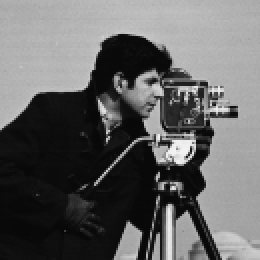
#> input picture L11/partman.tif, 130 x 130 px (shown 2 times larger)
$ jupyter execute --allow-errors code.ipynb
#> lines starting #> are read from the running program, lines starting #| are printed output that depends on the picture
[cell 1]
from pathlib import Path
import numpy as np
import matplotlib.pyplot as plt
from scipy.signal import convolve2d
from scipy.io import loadmat

Exercise 1

See paper notebook

# Exercise 2

[cell 2]
# From 12tv_demo.py
def gaussian_kernel(size, sigma):
    assert size % 2 == 1, "Kernel size must be odd."
    ax = np.arange(-size // 2 + 1., size // 2 + 1.)
    xx, yy = np.meshgrid(ax, ax, indexing='xy')
    ker = np.exp(-(xx**2 + yy**2) / (2 * sigma**2))
    ker /= ker.sum()
    return ker

[cell 3]
size = 9
sigma = 3.0
psf = gaussian_kernel(size=size, sigma=sigma)

plt.figure()
plt.imshow(psf)


n = 128

# Pad PSF to obtain P
P = np.zeros((n, n), dtype=np.float64)
P[:size, :size] = psf
plt.figure()
plt.spy(P)

# Compute eigenvalues
center = np.ceil(size / 2)
shift = 1 - center
#> (the rest of this cell did not finish here and is left out)

Increasing sigma, i.e. flatter PSF gives rise to a flatter spectrum of singular values

Decreasing sigma, i.e. a sharper PSF gives an almost linearly decreasing curve for the singular values

# Exercise 3

[cell 4]
def gaussian_kernel(size, sigma):
    assert size % 2 == 1, "Kernel size must be odd."
    ax = np.arange(-size // 2 + 1., size // 2 + 1.)
    xx, yy = np.meshgrid(ax, ax, indexing='xy')
    ker = np.exp(-(xx**2 + yy**2) / (2 * sigma**2))
    ker /= ker.sum()
    return ker


def fun_grad(u):
    """
    The gradient of u in forward difference scheme with symmetric boundary condition
    """
    m1, m2 = u.shape
    gradx = np.concatenate([np.diff(u, axis=1), np.zeros((m1, 1), dtype=u.dtype)], axis=1)
    grady = np.concatenate([np.diff(u, axis=0), np.zeros((1, m2), dtype=u.dtype)], axis=0)
    return gradx, grady


def fun_div(v1, v2):
    """
    The divergence operation that is the adjoint of the above gradient operation.
    """
    # Horizontal component
    div_v1 = np.hstack([
        v1[:, [0]],
        v1[:, 1:-1] - v1[:, :-2],
        -v1[:, [-2]]
    ])
    # Vertical component
    div_v2 = np.vstack([
        v2[[0], :],
        v2[1:-1, :] - v2[:-2, :],
        -v2[[-2], :]
    ])
    return div_v1 + div_v2


def tv_deconv_primal_dual(f, psf, lam, maxits=500, L2=8.0):
    """
    Primal-dual (PDHG / Chambolle-Pock) TV-regularized deconvolution.

    Parameters
    ----------
    f : (M, N) ndarray
        Observed blurry/noisy image.
    psf : (kh, kw) ndarray
        Point spread function (assumed odd-sized for symmetry).
    lam : float
        Regularization weight (lambda).
    maxits : int
        Number of iterations.
    L2 : float
        Lipschitz parameter used to set sigma, tau = 1/sqrt(L2).

    Returns
    -------
    u : (M, N) ndarray
        Recovered image after `maxits` iterations.
    """


    if np.ndim(psf) >= 2:
        psf_ad = np.rot90(psf, 2) # adjoint psf
    else:
        psf_ad = psf

    M, N = f.shape
    u = np.zeros((M, N), dtype=np.float64)
    u_ = u.copy()
    v = np.zeros((M, N), dtype=np.float64)
    px = np.zeros((M, N), dtype=np.float64)
    py = np.zeros((M, N), dtype=np.float64)

    # Step sizes
    sigma = 1.0 / np.sqrt(L2)

    for k in range(maxits):
        # --- ascend step for v ---
        Au_ = convolve2d(u_, psf, mode='same', boundary='symm')
        v = v + sigma * (Au_ - f)

        # Prox for the quadratic term (I + sigma*lam)^{-1}
        v = v / (1.0 + sigma * lam)


        # --- ascend step for p = (px, py) ---
        ux, uy = fun_grad(u_)
        px = px + sigma * ux
        py = py + sigma * uy

        # Prox onto the l2 unit ball (isotropic TV dual constraint)
        pabsm = np.maximum(1.0, np.sqrt(px**2 + py**2))
        px /= pabsm
        py /= pabsm

        # --- descend step for u ---
        uold = u.copy()
        adjoint = convolve2d(v, psf_ad, mode='same', boundary='symm')
        div_p = fun_div(px, py)
        u = u - sigma * (adjoint - div_p)

        # --- leading point (over-relaxation) ---
        u_ = 2.0 * u - uold

    return u


# Load the images.
here = Path().resolve()
u_org = plt.imread(here / "partman.tif")
#> u_org is the input picture: shape (130, 130); min 7, max 244, mean 100.1
u_org = u_org/255
rows, cols = u_org.shape
#> rows = 130; cols = 130


# generate a gaussian blurring psf
psf_size = 9
sigma = 1.0
psf = gaussian_kernel(psf_size, sigma)


# perform blurring
u0 = convolve2d(u_org, psf, mode='same', boundary='symm')
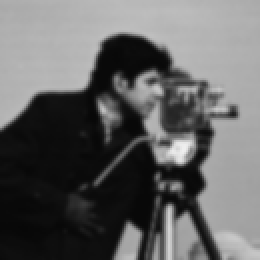
#> u0: shape (130, 130) float64 (shown 2 times larger); min 0.03, max 0.939, mean 0.392

# add gaussian noise
noi_lev = 0.05
u_noise = u0 + noi_lev * np.random.randn(*u0.shape)
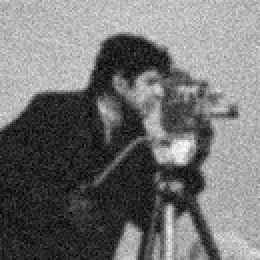
#> u_noise: shape (130, 130) float64 (shown 2 times larger); min -0.104, max 1, mean 0.392; drawn with min black and max white


# deblur by solving L2-TV model
lambda_tv = 0.01
u_tv = tv_deconv_primal_dual(u_noise, psf, lambda_tv)
#> the loop in tv_deconv_primal_dual, `for k in range(maxits):` made 500 passes
#> pass 1, in tv_deconv_primal_dual, `v = v + sigma * (Au_ - f)`:
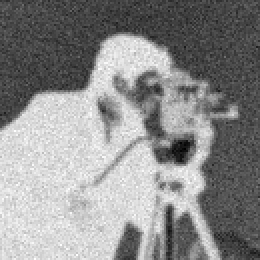
#> v: shape (130, 130) float64 (shown 2 times larger); min -0.354, max 0.0367, mean -0.139; drawn with min black and max white
#> pass 1, in tv_deconv_primal_dual, `adjoint = convolve2d(v, psf_ad, mode='same', boundary='symm')`:
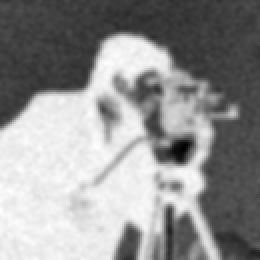
#> adjoint: shape (130, 130) float64 (shown 2 times larger); min -0.327, max 0.00226, mean -0.138; drawn with min black and max white
#> pass 1, in tv_deconv_primal_dual, `u = u - sigma * (adjoint - div_p)`:
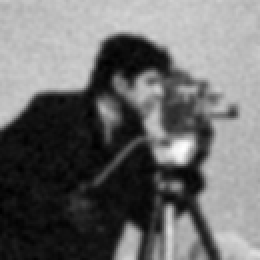
#> u: shape (130, 130) float64 (shown 2 times larger); min -0.000798, max 0.116, mean 0.0488; drawn with min black and max white
#> after the loop in tv_deconv_primal_dual, `for k in range(maxits):`:
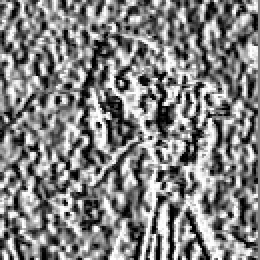
#> px: shape (130, 130) float64 (shown 2 times larger); min -1, max 1, mean 0.0195; drawn with min black and max white
#> after the loop in tv_deconv_primal_dual, `for k in range(maxits):`:
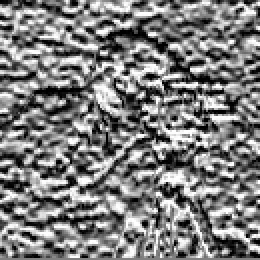
#> py: shape (130, 130) float64 (shown 2 times larger); min -1, max 1, mean -0.0195; drawn with min black and max white
#> after the loop in tv_deconv_primal_dual, `for k in range(maxits):`:
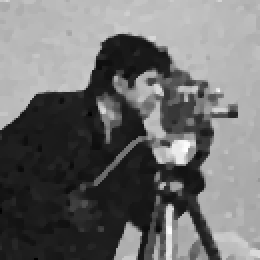
#> u: shape (130, 130) float64 (shown 2 times larger); min -0.0619, max 0.98, mean 0.392; drawn with min black and max white
#> after the loop in tv_deconv_primal_dual, `for k in range(maxits):`:
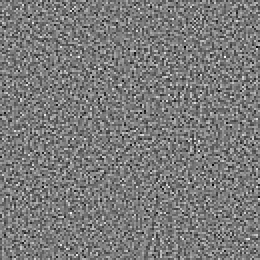
#> v: shape (130, 130) float64 (shown 2 times larger); min -14.46, max 15.57, mean 5.32e-16; drawn with min black and max white


# show the results
plt.figure(figsize=(10, 3))
plt.subplot(1, 3, 1)
plt.imshow(u_org, cmap='gray')
plt.title("True image")
plt.axis('off')

plt.subplot(1, 3, 2)
plt.imshow(u_noise, cmap='gray')
plt.title("Degraded image")
plt.axis('off')

plt.subplot(1, 3, 3)
plt.imshow(u_tv, cmap='gray')
plt.title("Recovered (TV)")
plt.axis('off')

plt.tight_layout()
plt.show()

Increasing $λ$ coarsens the staircasing levels as we would expect.

Lowering it increases the number of staircasing levels, making the image capture more details of the original, but at the cost of increased noise.

For noise level 0.05, I reckon lambda 0.01 is a decent choice

# Exercise 4

[cell 5]
def fun_aniso_div(v1, v2, theta, a):
    """
    Compute the directional divergence of (v1, v2):

    Parameters:
        v1, v2: two components of the vector-valued variables
        theta: angle information
        a: scale parameter
    Returns:
        the directional divergence
    """
    new_v1 = np.cos(theta) * v1 - a * np.sin(theta) * v2
    new_v2 = np.sin(theta) * v1 + a * np.cos(theta) * v2
    return fun_div(new_v1, new_v2)

Clearly, `fun_aniso_div` does the required rotation and scaling prior to computing the divergence.

[cell 6]
def fun_aniso_grad(u, theta, a):
    """
    Compute the directional gradient of u:

    Parameters:
        u: input image
        theta: angle information
        a: scale parameter

    Returns:
        two components of the directional gradient
    """
    ux, uy = fun_grad(u)
    new_ux =  np.cos(theta) * ux + np.sin(theta) * uy
    new_uy = a * (-np.sin(theta) * ux + np.cos(theta) * uy)
    return new_ux, new_uy

[cell 7]
def gaussian_kernel(size, sigma):
    assert size % 2 == 1, "Kernel size must be odd."
    ax = np.arange(-size // 2 + 1., size // 2 + 1.)
    xx, yy = np.meshgrid(ax, ax, indexing='xy')
    ker = np.exp(-(xx**2 + yy**2) / (2 * sigma**2))
    ker /= ker.sum()
    return ker

def dtv_deconv_primal_dual(f, psf, lam, theta, a, maxits=500, L2=8.0):
    """
    Primal-dual (PDHG / Chambolle-Pock) TV-regularized deconvolution.

    Parameters
    ----------
    f : (M, N) ndarray
        Observed blurry/noisy image.
    psf : (kh, kw) ndarray
        Point spread function (assumed odd-sized for symmetry).
    lam : float
        Regularization weight (lambda).
    maxits : int
        Number of iterations.
    L2 : float
        Lipschitz parameter used to set sigma, tau = 1/sqrt(L2).

    Returns
    -------
    u : (M, N) ndarray
        Recovered image after `maxits` iterations.
    """


    if np.ndim(psf) >= 2:
        psf_ad = np.rot90(psf, 2) # adjoint psf
    else:
        psf_ad = psf

    M, N = f.shape
    u = np.zeros((M, N), dtype=np.float64)
    u_ = u.copy()
    v = np.zeros((M, N), dtype=np.float64)
    px = np.zeros((M, N), dtype=np.float64)
    py = np.zeros((M, N), dtype=np.float64)

    # Step sizes
    sigma = 1.0 / np.sqrt(L2)

    for k in range(maxits):
        # --- ascend step for v ---
        Au_ = convolve2d(u_, psf, mode='same', boundary='symm')
        v = v + sigma * (Au_ - f)

        # Prox for the quadratic term (I + sigma*lam)^{-1}
        v = v / (1.0 + sigma * lam)


        # --- ascend step for p = (px, py) ---
        ux, uy = fun_aniso_grad(u_, theta, a)
        px = px + sigma * ux
        py = py + sigma * uy

        # Prox onto the l2 unit ball (isotropic TV dual constraint)
        pabsm = np.maximum(1.0, np.sqrt(px**2 + py**2))
        px /= pabsm
        py /= pabsm

        # --- descend step for u ---
        uold = u.copy()
        adjoint = convolve2d(v, psf_ad, mode='same', boundary='symm')
        div_p = fun_aniso_div(px, py, theta, a)
        u = u - sigma * (adjoint - div_p)

        # --- leading point (over-relaxation) ---
        u_ = 2.0 * u - uold

    return u

# Load the images.
data = loadmat("bamboo.mat")
#> (reads L11/bamboo.mat from the repository)
u_org = data["u_clean"]
theta = data["theta"]
a = data["a"]

# generate a gaussian blurring psf
psf_size = 1
sigma = 1.0
psf = gaussian_kernel(psf_size, sigma)

# perform blurring
u0 = convolve2d(u_org, psf, mode='same', boundary='symm')

# add gaussian noise
noi_lev = 0.10
u_noise = u0 + noi_lev * np.random.randn(*u0.shape)

# deblur by solving L2-TV model
lambda_dtv = 0.08
u_dtv = dtv_deconv_primal_dual(u_noise, psf, lambda_dtv, theta, a)
lambda_tv = 0.08
u_tv = tv_deconv_primal_dual(u_noise, psf, lambda_tv)
# show the results
plt.figure(figsize=(10, 3))
plt.subplot(1, 4, 1)
plt.imshow(u_org, cmap='gray')
plt.title("True image")
plt.axis('off')

plt.subplot(1, 4, 2)
plt.imshow(u_noise, cmap='gray')
plt.title("Degraded image")
plt.axis('off')

plt.subplot(1, 4, 3)
plt.imshow(u_dtv, cmap='gray')
plt.title("Recovered (DTV)")
plt.axis('off')

plt.subplot(1, 4, 4)
plt.imshow(u_tv, cmap='gray')
plt.title("Recovered (TV)")
plt.axis('off')

plt.tight_layout()
plt.show()
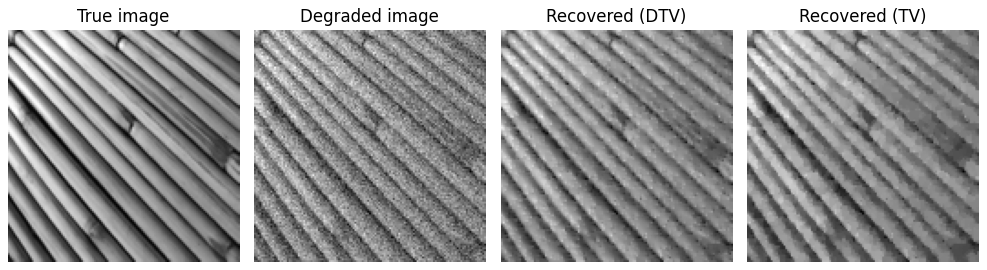
#> figure drawn by matplotlib, 4 panels
